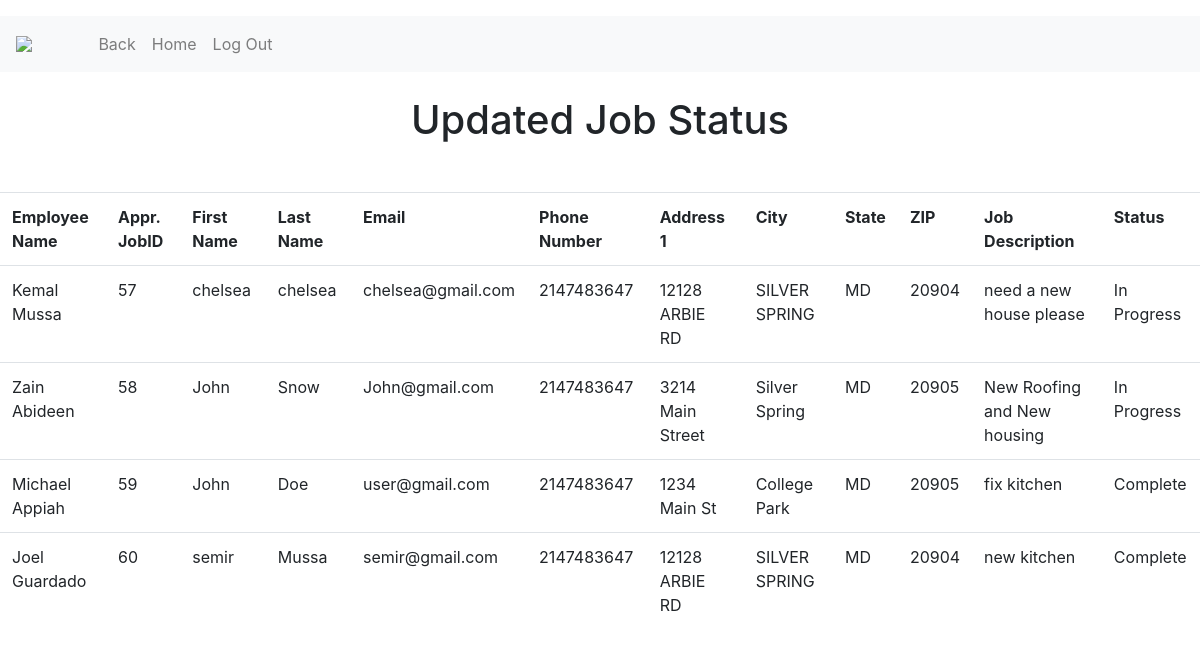
The app's page /Manager/updatedjobstatus.php (signed in) with its own data.
### tables this page shows
CREATE TABLE `RequestQuote` (
  `CustomerID` int(5) NOT NULL,
  `FirstName` varchar(25) NOT NULL,
  `LastName` varchar(25) NOT NULL,
  `Email` varchar(50) NOT NULL,
  `PhoneNumber` int(10) NOT NULL,
  `Address1` varchar(25) NOT NULL,
  `Address2` varchar(25) NOT NULL,
  `City` varchar(25) NOT NULL,
  `State` varchar(2) NOT NULL,
  `ZIP` int(5) NOT NULL,
  `JobDescription` text NOT NULL
);

CREATE TABLE `AssignedJobs` (
  `AssignJobId` int(5) NOT NULL,
  `EmployeeID` int(5) NOT NULL,
  `EmployeeName` varchar(100) NOT NULL,
  `JobID` int(5) NOT NULL,
  `ApprovedJobId` int(5) NOT NULL
);

CREATE TABLE `JobStatus` (
  `ApprovedJobId` int(5) NOT NULL,
  `Status` varchar(25) NOT NULL
);

### Code/dbhelper.php (called while the page is built, shortened)
<?php
function makeTheConnection() {
	$db = "bmgt407_2022s_05_db";
	$user = "bmgt407_2022s_05";
	$pwd = "bmgt407_2022s_05";
	$connection = "mysql:host=bmgt407.rhsmith.umd.edu;dbname=".$db;
	try {
		return $GLOBALS['conn'];
	}
	catch(Exception $e){
		die(var_dump($e));
	}
}
function getRows($query) {
	$stmt = $GLOBALS['conn']->query($query);
	$rows = $stmt->fetchAll(PDO::FETCH_ASSOC);
	return $rows;
}
?>

### Manager/updatedjobstatus.php (the view, shortened to what this page needs)
<?php require_once('dbhelper.php');
    $query = "SELECT aj.EmployeeName, aj.ApprovedJobId, r.FirstName, r.LastName,r.Email, r.PhoneNumber, r.Address1, r.City, r.State, r.ZIP, r.JobDescription, j.Status
  FROM RequestQuote r
  INNER JOIN ApprovedJobs a ON a.JobID = r.CustomerID
  INNER JOIN AssignedJobs aj ON aj.ApprovedJobId = a.ApprovedJobId
  INNER JOIN JobStatus j ON j.ApprovedJobId = aj.ApprovedJobId;";
$records = getRows ($query);
?>
<!doctype html>
<html lang="en">
<head>
  <link rel="stylesheet" href="https://cdn.jsdelivr.net/npm/bootstrap@4.5.3/dist/css/bootstrap.min.css">
</head>
<body>
<table class="table">
<table class="table">
  <?php require_once('navbarmanager.php'); ?>
  <br>
  <center> <h1> Updated Job Status </h1> </center>
  <br>
  <table class="table">
    <?php
      if ($records) {
        echo "<th>Employee Name</th><th>Appr. JobID</th><th>First Name</th><th>Last Name</th><th>Email</th><th>Phone Number</th><th>Address 1</th><th>City</th><th>State</th><th>ZIP</th><th>Job Description</th><th>Status</th>";
       foreach ($records as $record) {
          echo "<tr>";
          echo "<td>{$record['EmployeeName']}</td>";
          echo "<td>{$record['ApprovedJobId']}</td>";
          echo "<td>{$record['FirstName']}</td>";
          echo "<td>{$record['LastName']}</td>";
          echo "<td>{$record['Email']}</td>";
          echo "<td>{$record['PhoneNumber']}</td>";
          echo "<td>{$record['Address1']}</td>";
          echo "<td>{$record['City']}</td>";
          echo "<td>{$record['State']}</td>";
          echo "<td>{$record['ZIP']}</td>";
          echo "<td>{$record['JobDescription']}</td>";
          echo "<td>{$record['Status']}</td>";
          echo "</tr>";
        }
      } else {
        echo "<p>No Record found in table.</p>";
      }
  ?>
  </table>
  <br>
    </body>
    </html>

### records on screen
requestquote: assignedjobs.EmployeeName "Kemal Mussa", assignedjobs.ApprovedJobId "57", FirstName "chelsea", LastName "chelsea", Email "chelsea@gmail.com", PhoneNumber "2147483647", Address1 "12128 ARBIE RD", City "SILVER SPRING", State "MD", ZIP "20904", JobDescription "need a new house please", jobstatus.Status "In Progress"
requestquote: assignedjobs.EmployeeName "Zain Abideen", assignedjobs.ApprovedJobId "58", FirstName "John", LastName "Snow", Email "John@gmail.com", PhoneNumber "2147483647", Address1 "3214 Main Street", City "Silver Spring", State "MD", ZIP "20905", JobDescription "New Roofing and New housing", jobstatus.Status "In Progress"
requestquote: assignedjobs.EmployeeName "Michael Appiah", assignedjobs.ApprovedJobId "59", FirstName "John", LastName "Doe", Email "user@gmail.com", PhoneNumber "2147483647", Address1 "1234 Main St", City "College Park", State "MD", ZIP "20905", JobDescription "fix kitchen", jobstatus.Status "Complete"
requestquote: assignedjobs.EmployeeName "Joel Guardado", assignedjobs.ApprovedJobId "60", FirstName "semir", LastName "Mussa", Email "semir@gmail.com", PhoneNumber "2147483647", Address1 "12128 ARBIE RD", City "SILVER SPRING", State "MD", ZIP "20904", JobDescription "new kitchen", jobstatus.Status "Complete"
